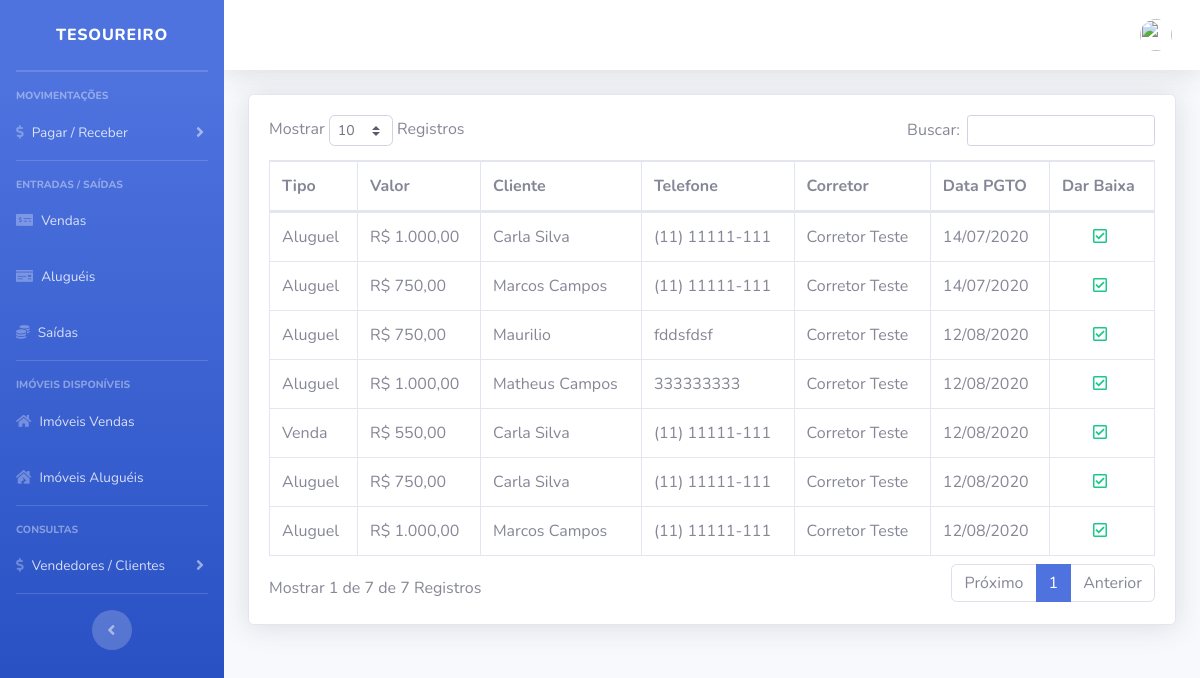
The page /imobiliaria/sistema/painel-tesouraria/index.php?pag=receber on the database its author committed.
### tables this page shows
CREATE TABLE `contas_receber` (
  `id` int(11) NOT NULL,
  `valor` decimal(10,2) NOT NULL,
  `titulo` varchar(30) NOT NULL,
  `descricao` varchar(30) NOT NULL,
  `tipo` varchar(15) NOT NULL,
  `corretor` varchar(20) NOT NULL,
  `data` date NOT NULL,
  `pago` varchar(5) NOT NULL,
  `cliente` varchar(20) NOT NULL
);

CREATE TABLE `compradores` (
  `id` int(11) NOT NULL,
  `nome` varchar(50) NOT NULL,
  `tipo_pessoa` varchar(20) NOT NULL,
  `doc` varchar(25) NOT NULL,
  `telefone` varchar(15) NOT NULL,
  `endereco` varchar(100) NOT NULL,
  `corretor` varchar(20) NOT NULL
);

CREATE TABLE `corretores` (
  `id` int(11) NOT NULL,
  `nome` varchar(50) NOT NULL,
  `cpf` varchar(20) NOT NULL,
  `telefone` varchar(15) NOT NULL,
  `email` varchar(50) NOT NULL,
  `endereco` varchar(100) NOT NULL,
  `foto` varchar(100) NOT NULL,
  `descricao` varchar(90) DEFAULT NULL,
  `twitter` varchar(150) DEFAULT NULL,
  `facebook` varchar(150) DEFAULT NULL
);

### imobiliaria/sistema/painel-tesouraria/receber.php (the view, shortened to what this page needs)
<?php
include_once("../../conexao.php");
$pag = "receber";
$dataHoje = Date('Y-m-d');
?>
<div class="card shadow mb-4">
    <div class="card-body">
        <div class="table-responsive">
            <table class="table table-bordered" id="dataTable" width="100%" cellspacing="0">
                <thead>
                    <tr>
                        <th>Tipo</th>
                        <th>Valor</th>
                        <th>Cliente</th>
                        <th>Telefone</th>
                        <th>Corretor</th>
                        <th>Data PGTO</th>
                        <th>Dar Baixa</th>
                    </tr>
                </thead>
                <tbody>
                     <?php
                  $query = $pdo->query("SELECT * FROM contas_receber where pago = 'Não' order by data asc ");
                  $res = $query->fetchAll(PDO::FETCH_ASSOC);
                  for ($i=0; $i < count($res); $i++) {
                      $id = $res[$i]['id'];
                      $tipo = $res[$i]['tipo'];
                      $valor = $res[$i]['valor'];
                      $cliente = $res[$i]['cliente'];
                      $dataPgto = $res[$i]['data'];
                      $corretor = $res[$i]['corretor'];
                      $dataPgto = implode('/', array_reverse(explode('-', $dataPgto)));
                      $valor = number_format($valor, 2, ',', '.');
                      $res_2 = $pdo->query("SELECT * FROM compradores where doc = '" . $cliente . "' ");
                    $dados_2 = $res_2->fetchAll(PDO::FETCH_ASSOC);
                    @$nomeCliente = $dados_2[0]['nome'];
                    @$telefoneCliente = $dados_2[0]['telefone'];
                     $res_2 = $pdo->query("SELECT * FROM corretores where cpf = '" . $corretor . "' ");
                    $dados_2 = $res_2->fetchAll(PDO::FETCH_ASSOC);
                    @$nomeCorretor = $dados_2[0]['nome'];
                     if (@$minhaData > @$dataHoje) {
                                    $classe = "text-danger";
                                } else {
                                    $classe = "text-success";
                       }
                      ?>
                    <tr>
                        <td><?php echo $tipo ?></td>
                        <td>R$ <?php echo $valor ?></td>
                        <td><?php echo $nomeCliente ?></td>
                        <td><?php echo $telefoneCliente ?></td>
                        <td><?php echo $nomeCorretor ?></td>
                        <td><?php echo $dataPgto ?></td>
                        <td align="center">
                           <a href="index.php?pag=<?php echo $pag ?>&funcao=baixa&id=<?php echo $id ?>&valor=<?php echo $valor ?>" class='<?php echo $classe ?> mr-1' title='Dar Baixa'><i class='far fa-check-square'></i></a>
                        </td>
                    </tr>
                   <?php } ?>
                </tbody>
            </table>
        </div>
    </div>
</div>

### rows shown on the page
contas_receber: tipo "Aluguel", valor "1.000,00", compradores.nome "Carla Silva", compradores.telefone "(11) 11111-111", corretores.nome "Corretor Teste", data "14/07/2020"
contas_receber: tipo "Aluguel", valor "750,00", compradores.nome "Marcos Campos", compradores.telefone "(11) 11111-111", corretores.nome "Corretor Teste", data "14/07/2020"
contas_receber: tipo "Aluguel", valor "750,00", compradores.nome "Maurilio", compradores.telefone "fddsfdsf", corretores.nome "Corretor Teste", data "12/08/2020"
contas_receber: tipo "Aluguel", valor "1.000,00", compradores.nome "Matheus Campos", compradores.telefone "333333333", corretores.nome "Corretor Teste", data "12/08/2020"
contas_receber: tipo "Venda", valor "550,00", compradores.nome "Carla Silva", compradores.telefone "(11) 11111-111", corretores.nome "Corretor Teste", data "12/08/2020"
contas_receber: tipo "Aluguel", valor "750,00", compradores.nome "Carla Silva", compradores.telefone "(11) 11111-111", corretores.nome "Corretor Teste", data "12/08/2020"
contas_receber: tipo "Aluguel", valor "1.000,00", compradores.nome "Marcos Campos", compradores.telefone "(11) 11111-111", corretores.nome "Corretor Teste", data "12/08/2020"
